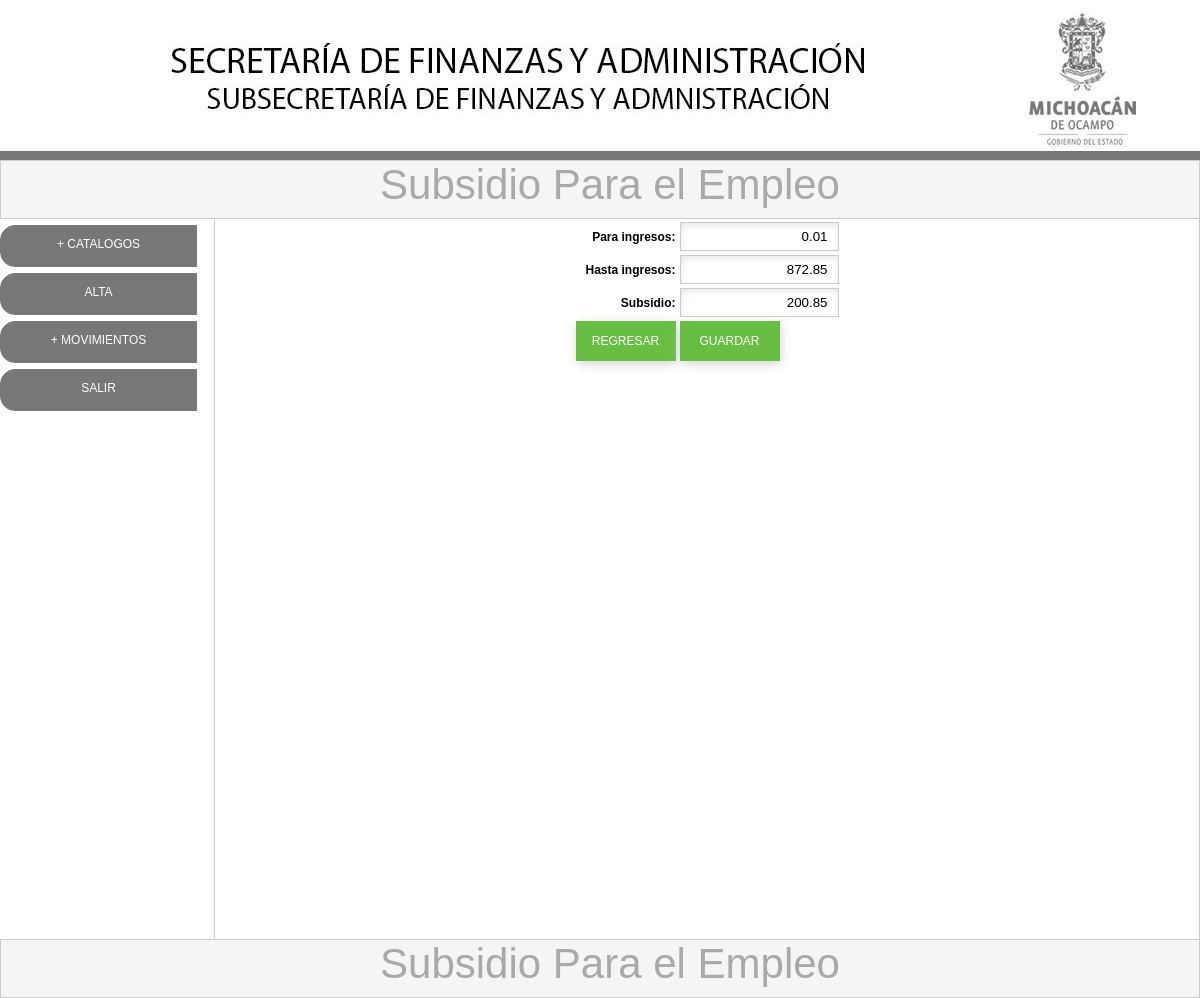
The page /cat_isrsub_md.php?id=1 (signed in) on the database its author committed.
### tables this page shows
CREATE TABLE `isr_sub` (
  `id` int(10) unsigned NOT NULL AUTO_INCREMENT,
  `para` decimal(10,2) DEFAULT NULL,
  `hasta` decimal(10,2) DEFAULT NULL,
  `subsidio` decimal(10,2) DEFAULT NULL,
  PRIMARY KEY (`id`)
);

### cat_isrsub_md.php (the view, shortened to what this page needs)
<?php require_once('Connections/conexion.php'); ?>
<?php
if (!function_exists("GetSQLValueString")) {
function GetSQLValueString($theValue, $theType, $theDefinedValue = "", $theNotDefinedValue = "")
{
  $theValue = function_exists("mysql_real_escape_string") ? mysql_real_escape_string($theValue) : mysql_escape_string($theValue);
  switch ($theType) {
    case "long":
    case "int":
      $theValue = ($theValue != "") ? intval($theValue) : "NULL";
      break;
  }
  return $theValue;
}
}
$editFormAction = $_SERVER['PHP_SELF'];
if (isset($_SERVER['QUERY_STRING'])) {
  $editFormAction .= "?" . htmlentities($_SERVER['QUERY_STRING']);
}
$colname_subsidio = "-1";
if (isset($_GET['id'])) {
  $colname_subsidio = $_GET['id'];
}
$query_subsidio = sprintf("SELECT id, para, hasta, subsidio FROM isr_sub WHERE id = %s", GetSQLValueString($colname_subsidio, "int"));
$subsidio = mysql_query($query_subsidio, $conexion) or die(mysql_error());
$row_subsidio = mysql_fetch_assoc($subsidio);
?>
<!doctype html>
<html>
<head>
<link rel="stylesheet" type="text/css" href="css/estilos.css">
</head>
<body topmargin="0" leftmargin="0">
<div id="todo">
	<div id="cabeza_prin">
    </div>
    <div id="tituloarriba">
   		<div id="titulosup">Subsidio Para el Empleo</div>
    </div>
    <div id="cuerpo">
    	<div id="panelizq">
			<? include("menu.php"); ?>
        </div>
        <div id="centro_prin">
          <form method="post" name="form1" action="<?php echo $editFormAction; ?>">
            <table align="center">
              <tr valign="baseline">
                <td nowrap align="right"><label class="label">Para ingresos:</label></td>
                <td><input class="campo" type="text" name="para" value="<?php echo htmlentities($row_subsidio['para'], ENT_COMPAT, 'iso-8859-1'); ?>" size="15" maxlength="15" style="text-align:right;" onKeyPress="return solonumeros(this.form, event);"></td>
              </tr>
              <tr valign="baseline">
                <td nowrap align="right"><label class="label">Hasta ingresos:</label></td>
                <td><input class="campo" type="text" name="hasta" value="<?php echo htmlentities($row_subsidio['hasta'], ENT_COMPAT, 'iso-8859-1'); ?>" size="15" maxlength="15" style="text-align:right;" onKeyPress="return solonumeros(this.form, event);"></td>
              </tr>
              <tr valign="baseline">
                <td nowrap align="right"><label class="label">Subsidio:</label></td>
                <td><input class="campo" type="text" name="subsidio" value="<?php echo htmlentities($row_subsidio['subsidio'], ENT_COMPAT, 'iso-8859-1'); ?>" size="15" maxlength="15" style="text-align:right;" onKeyPress="return solonumeros(this.form, event);"></td>
              </tr>
              <tr valign="baseline">
                <td nowrap align="right">
                	<input class="boton" type="button" name="regresar" id="regresar" value="REGRESAR" onClick="location.replace('cat_isrsub.php');">
                </td>
                <td><input class="boton" type="button" name="guardar" id="guardar" value="GUARDAR" onClick="if(valida(this.form)) submit();"></td>
              </tr>
            </table>
          </form>
          <p>&nbsp;</p>
        </div>
    </div>
    <div id="tituloabajo">
   		<div id="tituloinf">Subsidio Para el Empleo</div>
    </div>
</div>
</body>
</html>

### css/estilos.css (style rules this page uses)
#todo { margin: 10px auto; width: 1200px; }
#cabeza_prin { width:1200px; height:150px; background: url(../imagenes/bannernomina.jpg); }
#cuerpo { width:1200px; height:645px; }
#panelizq { float:left; width:214px; height:637px; }
#centro_prin { float:left; border-left:1px solid #CCC; border-right:1px solid #CCC; width:984px;; height:720px; background-repeat:no-repeat; background-position:center; background-size:800px; }
#tituloarriba { border:1px solid #CCC; width:1198px; height:57px; background:#F5F5F5; }
#tituloabajo { border:1px solid #CCC; width:1198px; height:57px; background:#F5F5F5; float: left; }
#titulosup { padding-left:20px; font-family: Tahoma, Geneva, sans-serif; font-size: 42px; color: #A9A9A9; text-align:center; }
#tituloinf { padding-left:20px; font-family: Tahoma, Geneva, sans-serif; font-size: 42px; color: #A9A9A9; text-align:center; }
.campo { border: 0; outline:none; height:25px; border:1px solid #CCC; -webkit-box-shadow: inset 1px 3px 12px -5px #CCC; box-shadow: inset 1px 3px 12px -5px #CCC; padding-left:10px; padding-right:10px; }
.label { padding-left:5px; font-family:Tahoma, Geneva, sans-serif; font-size:12px; font-weight:bold; color:#000000; }
.boton { width:100px; height:40px; font-family:Tahoma, Geneva, sans-serif; font-size:12px; border:1px solid #68BE42; background:#68BE42; color:#FFFFFF; -webkit-box-shadow: 1px 3px 12px -1px #CCC; box-shadow: 1px 3px 12px -1px #CCC; }

### rows shown on the page
isr_sub: para "0.01", hasta "872.85", subsidio "200.85"
